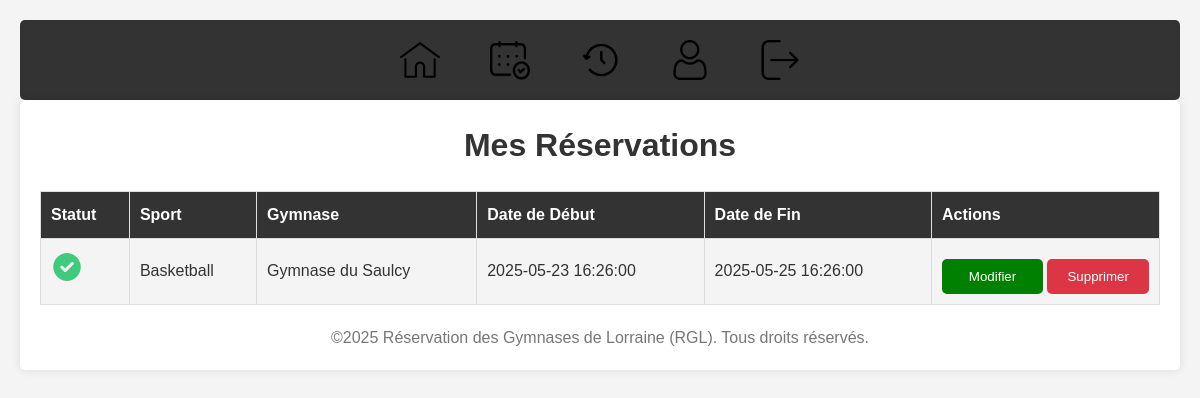
The app's page /Vue/reservation.php (signed in) with its own data.
### tables this page shows
CREATE TABLE `reservation` (
  `Id_reservation` int(11) NOT NULL AUTO_INCREMENT,
  `Date_debut` datetime DEFAULT NULL,
  `Date_fin` datetime DEFAULT NULL,
  `Commentaire` varchar(5000) DEFAULT NULL,
  `Id_Gymnase` int(11) NOT NULL,
  `Id_Utilisateur` int(11) NOT NULL,
  `Id_Sport` int(11) NOT NULL,
  `statut` int(11) DEFAULT NULL,
  `isdelete` tinyint(1) DEFAULT 0,
  PRIMARY KEY (`Id_reservation`),
  KEY `idx_reservation_gymnase_sport` (`Id_Gymnase`,`Id_Sport`),
  KEY `fk_reservation_utilisateur` (`Id_Utilisateur`),
  KEY `fk_reservation_sport` (`Id_Sport`),
  CONSTRAINT `fk_reservation_gymnase` FOREIGN KEY (`Id_Gymnase`) REFERENCES `gymnase` (`Id_Gymnase`),
  CONSTRAINT `fk_reservation_gymnase_sport_unique` FOREIGN KEY (`Id_Gymnase`, `Id_Sport`) REFERENCES `gymnase_sport` (`Id_Gymnase`, `Id_Sport`) ON DELETE CASCADE ON UPDATE CASCADE,
  CONSTRAINT `fk_reservation_sport` FOREIGN KEY (`Id_Sport`) REFERENCES `sport` (`Id_Sport`),
  CONSTRAINT `fk_reservation_utilisateur` FOREIGN KEY (`Id_Utilisateur`) REFERENCES `utilisateur` (`Id_Utilisateur`)
);

CREATE TABLE `sport` (
  `Id_Sport` int(11) NOT NULL AUTO_INCREMENT,
  `Nom_du_sport` varchar(50) DEFAULT NULL,
  `Collectif` tinyint(1) DEFAULT NULL,
  PRIMARY KEY (`Id_Sport`)
);

CREATE TABLE `gymnase` (
  `Id_Gymnase` int(11) NOT NULL AUTO_INCREMENT,
  `Nom` varchar(50) DEFAULT NULL,
  `Zip` varchar(50) DEFAULT NULL,
  `Ville` varchar(50) DEFAULT NULL,
  `Adresse` varchar(50) DEFAULT NULL,
  `Coordonnees_latitude` text DEFAULT NULL,
  `Coordonnees_longitude` text DEFAULT NULL,
  PRIMARY KEY (`Id_Gymnase`)
);

### Controleur/reservation.php (called while the page is built, shortened)
<?php
require_once '../Model/cReservation.php';
$cUtilisateur = new cUtilisateur();
$cReservation = new cReservation();
$cReservation->SetUserId($cUtilisateur->GetUserId());
$dt = $cReservation->getUserReservations();
$finalRows = [];
while ($row = $dt->fetch_assoc()) {
    if ($row['statut'] == 1) {
        $row['statut'] = "../icons/enregistre.png";
    } elseif ($row['statut'] == 2) {
        $row['statut'] = "../icons/accepte.png";
    } elseif ($row['statut'] == 3) {
        $row['statut'] = "../icons/attente.png";
    } elseif ($row['statut'] == 4) {
        $row['statut'] = "../icons/annule.png";
    }
    $finalRows[] = $row;
}
return $finalRows;
require_once '../Vue/reservation.php';
?>

### Model/cbdd.php (called while the page is built, shortened)
<?php
class cbdd
{
private static string $servername = "localhost";
private static string $username = "root";
private static string $password = "root";
private static string $dbname = "rgl";
 public static $conn;
     public static function init()
    {
        SELF ::$conn = new mysqli(SELF ::$servername , self::$username, self::$password, self:: $dbname);
    }
    public static function SelectUserReservations($cReservation)
    {
        $sql = "SELECT r.Id_reservation, r.Date_debut, r.Date_fin, s.Nom_du_sport, r.statut, g.nom FROM reservation r JOIN sport s ON s.Id_Sport = r.Id_Sport JOIN gymnase g ON g.Id_Gymnase = r.Id_Gymnase WHERE Id_Utilisateur = ? and r.statut > 0 ";
        $stmt = self::$conn->prepare($sql);
        $userId = $cReservation->getUserId();
        $stmt->bind_param("i", $userId);
        $stmt->execute();
        $result = $stmt->get_result();
        return $result;
    }
}
?>

### Model/cReservation.php (called while the page is built, shortened)
<?php
class cReservation
{
    private int $userid = 0;
    public function GetUserId()
    {
        return $this->userid;
    }
    public function SetUserId($userid)
    {
        $this->userid = $userid;
    }
    public function getUserReservations()
    {
        return cbdd::SelectUserReservations($this);
    }
}
?>

### Vue/reservation.php (the view, shortened to what this page needs)
<?php require_once '../Controleur/reservation.php'; ?>
<!DOCTYPE html>
<html lang="fr">
<head>
    <link rel="stylesheet" href="../css/style.css">
</head>
<body>
    <?php require_once 'menu.php'; ?>
    <div class="container">
        <h1>Mes Réservations</h1>
        <table>
            <tr>
                <th>Statut</th>
                <th>Sport</th>
                <th>Gymnase</th>
                <th>Date de Début</th>
                <th>Date de Fin</th>
                <th style="width: 228px;">Actions</th>
            </tr>
            <?php foreach ($finalRows as $row): ?>
                <tr>
                    <td><img src="<?= htmlspecialchars($row['statut']) ?>" alt="Icône de statut" /> </td>
                    <td><?= htmlspecialchars($row['Nom_du_sport']); ?></td>
                    <td><?= htmlspecialchars($row['nom']); ?></td>
                    <td><?= htmlspecialchars($row['Date_debut']); ?></td>
                    <td><?= htmlspecialchars($row['Date_fin']); ?></td>
                    <td>
                        <form method="POST" action="reservation.php"  style="display:inline;">
                            <input type="submit" class="btn btn-edit" style="width : 101px;"   value="Modifier">
                        </form>
                        <form method="POST" action="reservation.php" onsubmit="return confirm('Confirmer la suppression ?');"  style="display:inline;">
                            <input type="submit" class="btn btn-delete" value="Supprimer">
                        </form>
                    </td>
                </tr>
            <?php endforeach; ?>
        </table>
      <?php require_once '../Vue/footer.php'; ?>
</body>
</html>

### css/style.css (style rules this page uses)
* { margin: 0; padding: 0; box-sizing: border-box; font-family: Arial, sans-serif; }
body { background-color: #f4f4f4; color: #333; font-size: 16px; line-height: 1.6; padding: 20px; }
.container { max-width: 1200px; margin: 0 auto; padding: 20px; background: #fff; box-shadow: 0 0 10px rgba(0, 0, 0, 0.1); border-radius: 5px; text-align: center; }
h1 { color: #333; margin-bottom: 20px; }
form { margin-bottom: 20px; }
form input[type="submit"] { background: #333; color: #fff; border: none; padding: 10px 20px; border-radius: 5px; cursor: pointer; transition: background 0.3s; }
table { width: 100%; border-collapse: collapse; margin-bottom: 20px; }
table, th, td { border: 1px solid #ddd; }
th, td { padding: 10px; text-align: left; }
th { background: #333; color: #fff; }
tr:nth-child(even) { background: #f4f4f4; }
.btn, button { background: #333; color: #fff; padding: 10px 20px; text-decoration: none; border-radius: 3px; display: inline-block; text-align: center; cursor: pointer; border: none; transition: background 0.3s; margin-top: 10px; }
.btn-edit { background-color: green !important; color: #fff !important; border: none !important; padding: 10px 20px !important; border-radius: 5px !important; cursor: pointer !important; transition: background 0.3s !important; }
.btn-delete { background: #dc3545 !important; color: #fff !important; border: none !important; padding: 10px 20px !important; border-radius: 5px !important; cursor: pointer !important; transition: background 0.3s !important; }

### records on screen
reservation: Id_Sport.Nom_du_sport "Basketball", gymnase.Nom "Gymnase du Saulcy", Date_debut "2025-05-23 16:26:00", Date_fin "2025-05-25 16:26:00"
